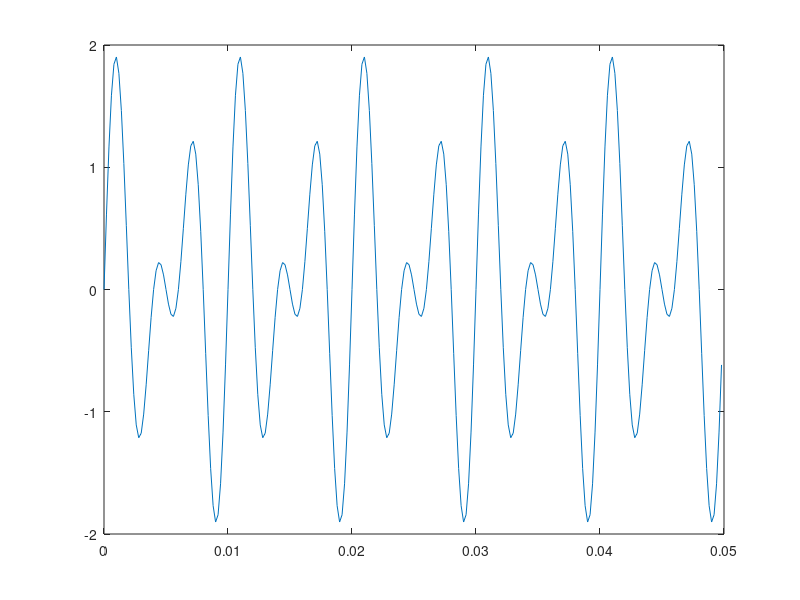
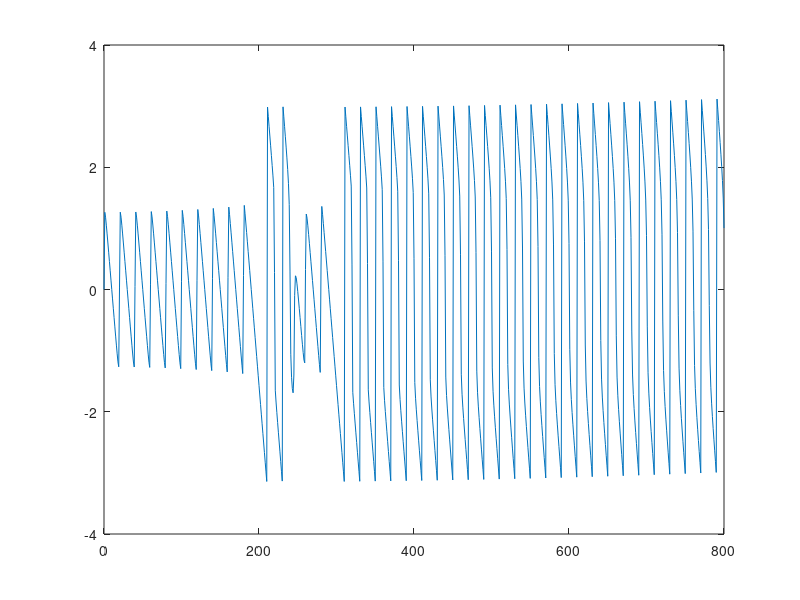

MATLAB code for these plots, in order:
%{
Author: Haruka Kido
EE 314L
Lab 3. Evaluating Fourier Transforms in MatLAB
Activity 2: Magnitude and Spectrum using trapz command for sine function
September 28, 2021
%}

clear
N = 250; % sets the sequence len to 250
ts = .0002; % the sampling rate
t = [0:N-1]*ts; % the time range
x = sin(2*pi*200*t) + sin(2*pi*300*t); % uses sine function rather than cos function
plot(t,x)

k = 0;
for f = 0:1:800
    k = k+1;
    X(k) = trapz(t, x.*exp(-j*2*pi*f*t));
end
figure
f = 0:800;
plot(f, angle(X)) % plot the phase spectrum